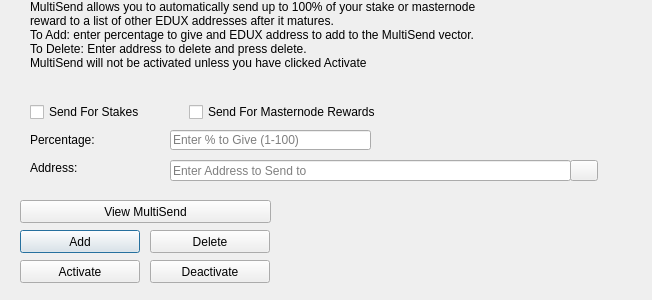
<?xml version="1.0" encoding="UTF-8"?>
<ui version="4.0">
 <class>MultiSendDialog</class>
 <widget class="QDialog" name="MultiSendDialog">
  <property name="windowModality">
   <enum>Qt::NonModal</enum>
  </property>
  <property name="geometry">
   <rect>
    <x>0</x>
    <y>0</y>
    <width>652</width>
    <height>300</height>
   </rect>
  </property>
  <property name="windowTitle">
   <string>MultiSend</string>
  </property>
  <widget class="QLineEdit" name="multiSendPercentEdit">
   <property name="geometry">
    <rect>
     <x>170</x>
     <y>130</y>
     <width>201</width>
     <height>20</height>
    </rect>
   </property>
   <property name="toolTip">
    <string>Enter whole numbers 1 - 100</string>
   </property>
   <property name="placeholderText">
    <string>Enter % to Give (1-100)</string>
   </property>
  </widget>
  <widget class="QLineEdit" name="multiSendAddressEdit">
   <property name="geometry">
    <rect>
     <x>170</x>
     <y>160</y>
     <width>401</width>
     <height>21</height>
    </rect>
   </property>
   <property name="toolTip">
    <string/>
   </property>
   <property name="placeholderText">
    <string>Enter Address to Send to</string>
   </property>
  </widget>
  <widget class="QLabel" name="label_2">
   <property name="geometry">
    <rect>
     <x>30</x>
     <y>0</y>
     <width>451</width>
     <height>121</height>
    </rect>
   </property>
   <property name="lineWidth">
    <number>1</number>
   </property>
   <property name="text">
    <string>MultiSend allows you to automatically send up to 100% of your stake or masternode reward to a list of other EDUX addresses after it matures.
To Add: enter percentage to give and EDUX address to add to the MultiSend vector.
To Delete: Enter address to delete and press delete.
MultiSend will not be activated unless you have clicked Activate</string>
   </property>
   <property name="alignment">
    <set>Qt::AlignLeading|Qt::AlignLeft|Qt::AlignTop</set>
   </property>
   <property name="wordWrap">
    <bool>true</bool>
   </property>
  </widget>
  <widget class="QLabel" name="message">
   <property name="geometry">
    <rect>
     <x>290</x>
     <y>200</y>
     <width>351</width>
     <height>91</height>
    </rect>
   </property>
   <property name="text">
    <string/>
   </property>
  </widget>
  <widget class="QPushButton" name="addButton">
   <property name="geometry">
    <rect>
     <x>20</x>
     <y>230</y>
     <width>120</width>
     <height>23</height>
    </rect>
   </property>
   <property name="toolTip">
    <string/>
   </property>
   <property name="statusTip">
    <string>Add to MultiSend Vector</string>
   </property>
   <property name="text">
    <string>Add</string>
   </property>
  </widget>
  <widget class="QPushButton" name="disableButton">
   <property name="geometry">
    <rect>
     <x>150</x>
     <y>260</y>
     <width>120</width>
     <height>23</height>
    </rect>
   </property>
   <property name="statusTip">
    <string>Deactivate MultiSend</string>
   </property>
   <property name="text">
    <string>Deactivate</string>
   </property>
  </widget>
  <widget class="QPushButton" name="addressBookButton">
   <property name="geometry">
    <rect>
     <x>570</x>
     <y>160</y>
     <width>28</width>
     <height>21</height>
    </rect>
   </property>
   <property name="toolTip">
    <string>Choose an address from the address book</string>
   </property>
   <property name="text">
    <string/>
   </property>
   <property name="icon">
    <iconset resource="../edux.qrc">
     <normaloff>:/icons/address-book</normaloff>:/icons/address-book</iconset>
   </property>
   <property name="shortcut">
    <string>Alt+A</string>
   </property>
   <property name="autoDefault">
    <bool>false</bool>
   </property>
  </widget>
  <widget class="QLabel" name="label">
   <property name="geometry">
    <rect>
     <x>30</x>
     <y>130</y>
     <width>121</width>
     <height>20</height>
    </rect>
   </property>
   <property name="toolTip">
    <string>Percentage of stake to send</string>
   </property>
   <property name="text">
    <string>Percentage:</string>
   </property>
  </widget>
  <widget class="QLabel" name="label_5">
   <property name="geometry">
    <rect>
     <x>30</x>
     <y>160</y>
     <width>111</width>
     <height>16</height>
    </rect>
   </property>
   <property name="toolTip">
    <string>Address to send portion of stake to</string>
   </property>
   <property name="text">
    <string>Address:</string>
   </property>
  </widget>
  <widget class="QPushButton" name="deleteButton">
   <property name="geometry">
    <rect>
     <x>150</x>
     <y>230</y>
     <width>120</width>
     <height>23</height>
    </rect>
   </property>
   <property name="toolTip">
    <string/>
   </property>
   <property name="statusTip">
    <string>Delete Address From MultiSend Vector</string>
   </property>
   <property name="text">
    <string>Delete</string>
   </property>
  </widget>
  <widget class="QPushButton" name="activateButton">
   <property name="geometry">
    <rect>
     <x>20</x>
     <y>260</y>
     <width>120</width>
     <height>23</height>
    </rect>
   </property>
   <property name="statusTip">
    <string>Activate MultiSend</string>
   </property>
   <property name="text">
    <string>Activate</string>
   </property>
  </widget>
  <widget class="QPushButton" name="viewButton">
   <property name="geometry">
    <rect>
     <x>20</x>
     <y>200</y>
     <width>251</width>
     <height>23</height>
    </rect>
   </property>
   <property name="toolTip">
    <string/>
   </property>
   <property name="statusTip">
    <string>View MultiSend Vector</string>
   </property>
   <property name="text">
    <string>View MultiSend</string>
   </property>
  </widget>
  <widget class="QWidget" name="horizontalLayoutWidget">
   <property name="geometry">
    <rect>
     <x>30</x>
     <y>100</y>
     <width>351</width>
     <height>24</height>
    </rect>
   </property>
   <layout class="QHBoxLayout" name="horizontalLayout">
    <item>
     <widget class="QCheckBox" name="multiSendStakeCheckBox">
      <property name="text">
       <string>Send For Stakes</string>
      </property>
     </widget>
    </item>
    <item>
     <widget class="QCheckBox" name="multiSendMasternodeCheckBox">
      <property name="text">
       <string>Send For Masternode Rewards</string>
      </property>
     </widget>
    </item>
   </layout>
  </widget>
 </widget>
 <resources>
  <include location="../edux.qrc"/>
 </resources>
 <connections/>
</ui>
